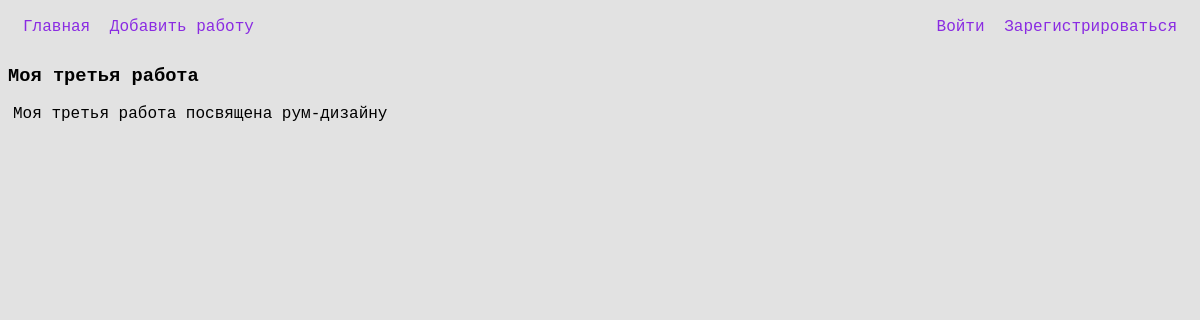
The page /works/7 on the database its author committed.
### tables this page shows
CREATE TABLE works (id INTEGER PRIMARY KEY AUTOINCREMENT NOT NULL, title TEXT, "desc" VARCHAR (150));

### main.py (the view)
@app.route('/works/<int:id_work>')
def show_work(id_work):
    title = f'Работа № {id_work}'
    name, desc = accdb.getWork(id_work)
    if name == None:
        abort(404)
    return rt('show_work.html', title=title, name=name, desc=desc)

### dbase.py (called while the page is built)
    def getWork(self, id):
        self.__cur.execute(f'SELECT title, desc FROM works where id = {id}')
        res = self.__cur.fetchone()
        if res:
            return res
        elif not res:
            return None

### main.py (called while the page is built)
def conndb():
    conn = sql.connect(app.config['DATABASE'])
    conn.row_factory = sql.Row
    return conn

def get_db():
    if not hasattr(g, 'link_db'):
        g.link_db = conndb()
    return g.link_db

@app.before_request
def conn_before():
    global accdb
    db = get_db()
    accdb = FDB(db)

@app.teardown_appcontext
def set_close_db(error):
    if hasattr (g, 'link_db'):
        g.link_db.close()

### templates/show_work.html
{% extends 'base.html' %}
{% block detail %}
<div class="workview">
<h3>{{ name }}</h3>
<p>{{ desc }}</p>
</div>
{% endblock %}

### static/firstapp/style.css (style rules this page uses)
body { background-color: rgb(226, 226, 226); font-family: 'Courier New', Courier, monospace; padding-right: 20px; }
.card-work h3, p, a { margin: 5px }

### rows shown on the page
works: title "Моя третья работа", desc "Моя третья работа посвящена рум-дизайну"
